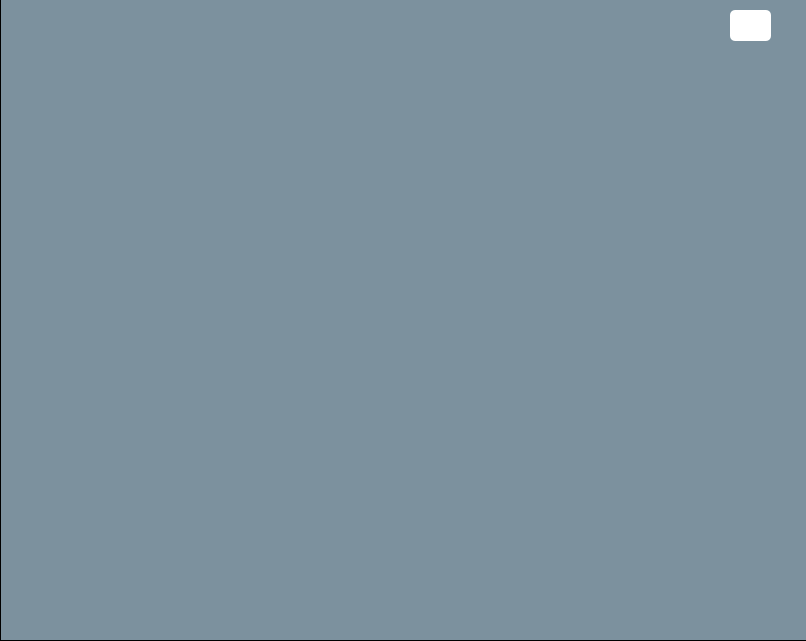
<?xml version="1.0" encoding="UTF-8"?>
<ui version="4.0">
 <class>MainWindow</class>
 <widget class="QMainWindow" name="MainWindow">
  <property name="geometry">
   <rect>
    <x>0</x>
    <y>0</y>
    <width>806</width>
    <height>641</height>
   </rect>
  </property>
  <property name="windowTitle">
   <string>MainWindow</string>
  </property>
  <widget class="QWidget" name="centralwidget">
   <widget class="QFrame" name="frame_2">
    <property name="geometry">
     <rect>
      <x>0</x>
      <y>-10</y>
      <width>811</width>
      <height>651</height>
     </rect>
    </property>
    <property name="styleSheet">
     <string notr="true">background-color:qlineargradient(spread:pad, x1:1, y1:0, x2:1, y2:0, stop:0 rgba(61, 94, 113, 164), stop:1 rgba(255, 255, 255, 255));


</string>
    </property>
    <property name="frameShape">
     <enum>QFrame::StyledPanel</enum>
    </property>
    <property name="frameShadow">
     <enum>QFrame::Raised</enum>
    </property>
    <widget class="QPushButton" name="Home">
     <property name="geometry">
      <rect>
       <x>730</x>
       <y>20</y>
       <width>41</width>
       <height>31</height>
      </rect>
     </property>
     <property name="styleSheet">
      <string notr="true">QPushButton#Home{
border-image: url(:/taxi image/taxi/home.svg);
	background-color: rgb(255, 255, 255);
  color:rgba(255,255,255,210);
  border-radius:5px;
}

QPushButton#Home:hover{
 background-color: qlineargradient(spread:pad, x1:0, y1:0.505682, x2:1, y2:0.477, stop:0 rgba(40,67,98,219),stop:1 rgba(105,118,132,226));
}

QPushButton#Home:hover{
  padding-left:5px;
  padding-top:5px;
  background-color:rbga(105,118,132,200)
}
</string>
     </property>
     <property name="text">
      <string/>
     </property>
    </widget>
   </widget>
  </widget>
 </widget>
 <resources>
  <include location="resore.qrc"/>
 </resources>
 <connections/>
</ui>
